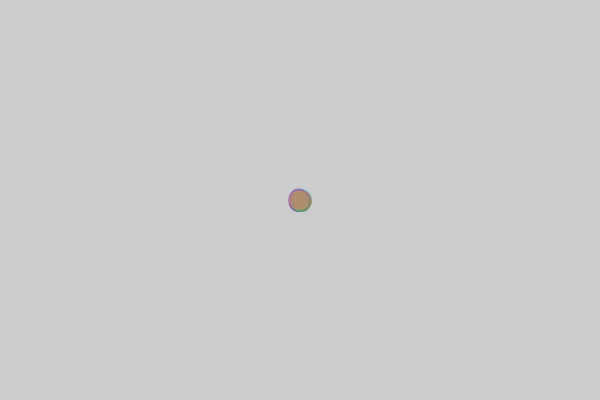
Frame 1 (no input)
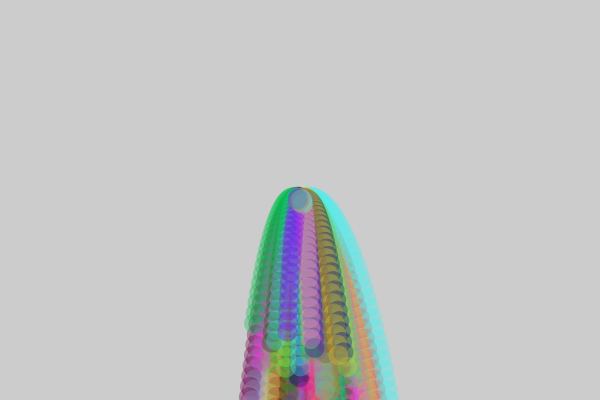
Frame 60 (the mouse pressed at the canvas centre just before this capture)
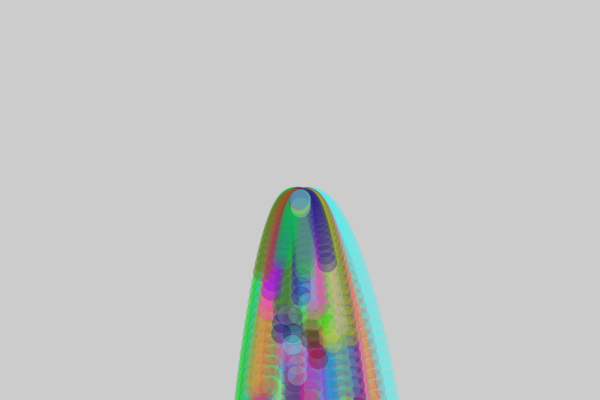
Frame 120 (the mouse held since frame 60 and released just before this capture)

The Processing sketch that drew these frames (run headless with seeded random() and noise(); from frame 60 on, the mouse is pressed at the canvas centre):

// Processing sketch: Es_2_6
// ── Es_2_6.pde
Particle p[] = new Particle[50];

void setup() {
  size(600,400);  // sets window size 600x400 pixel
  pixelDensity(displayDensity());  // if display is retina/hiDPI, use it
  
  //creazione particelle
  for(int i=0; i<p.length; i++){
  p[i] = new Particle( width/2, height/2, random(-2, 2), random(-2, 2), color(random(255), random(255), random(255)));
  }
  
}


void draw() {
  for(int j=0; j<p.length; j++){
  p[j].Update();
  p[j].Display();
  }
  
}
// ── Particle.pde
class Particle {
  
 PVector position; // PVector is the Processing class for 2/3 dimensional vectors
 PVector vel; //velocità della particella
 PVector acc; //accelerazione della particella 
 int maxVel = 10; //rappresenta la velocità massima della particella
 int col; //colore della particella
 
 Particle( float xpos, float ypos, float xvel, float yvel, color col ){
   position = new PVector( xpos, ypos); 
   vel = new  PVector(xvel, yvel);
   acc = new PVector(1, 1);
   this.col = col;
 }
 
 public void Update() {
   setAcc(); 
   vel.add(acc);
   position.add(vel);
   vel.limit(maxVel); //limito al velocità
   Bounce();
 }
 
 
 //metodo per settare l'accelerazione
 public void setAcc(){
   PVector gravity = new PVector(0, 0.2);  
   acc = PVector.add(acc, gravity);
   acc.limit(0.5);
 }
 
 //metodo per gestire i "rimbalzi"
 public void Bounce(){
   //se oltrepassa il pavimento ritorna nella posizione originale
   if(position.y > height+20){ 
     position.y = height/2;
     position.x = width/2;
     //imposto una velocità casuale per l'effetto fontana
     vel.set(random(-2, +2), random(-2, +2));
   }
 }
 
 
 public void Display() {
   fill(col, 90);
   noStroke();
   ellipse(position.x, position.y, 20, 20);
  
 }
}
